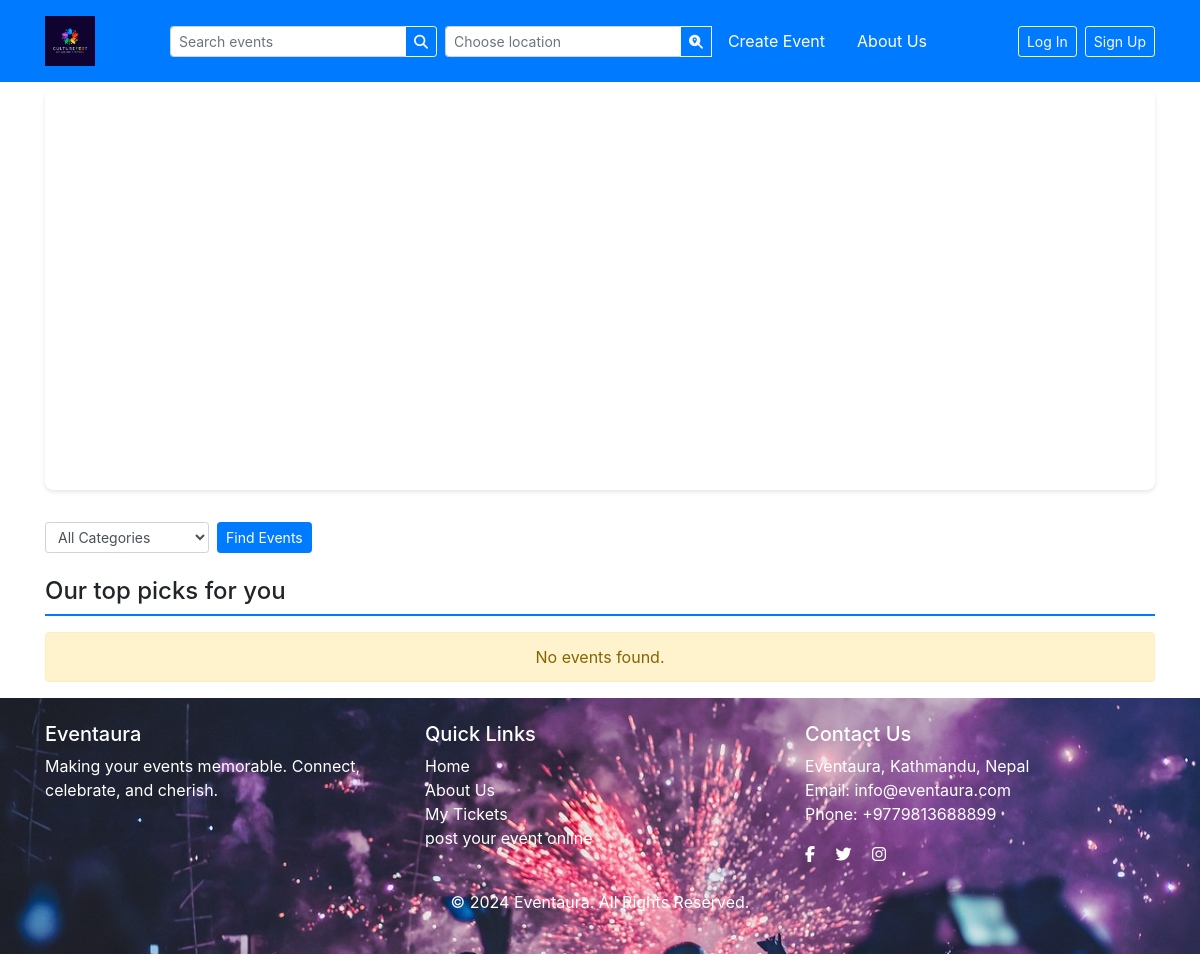
Before: / with the older database file.
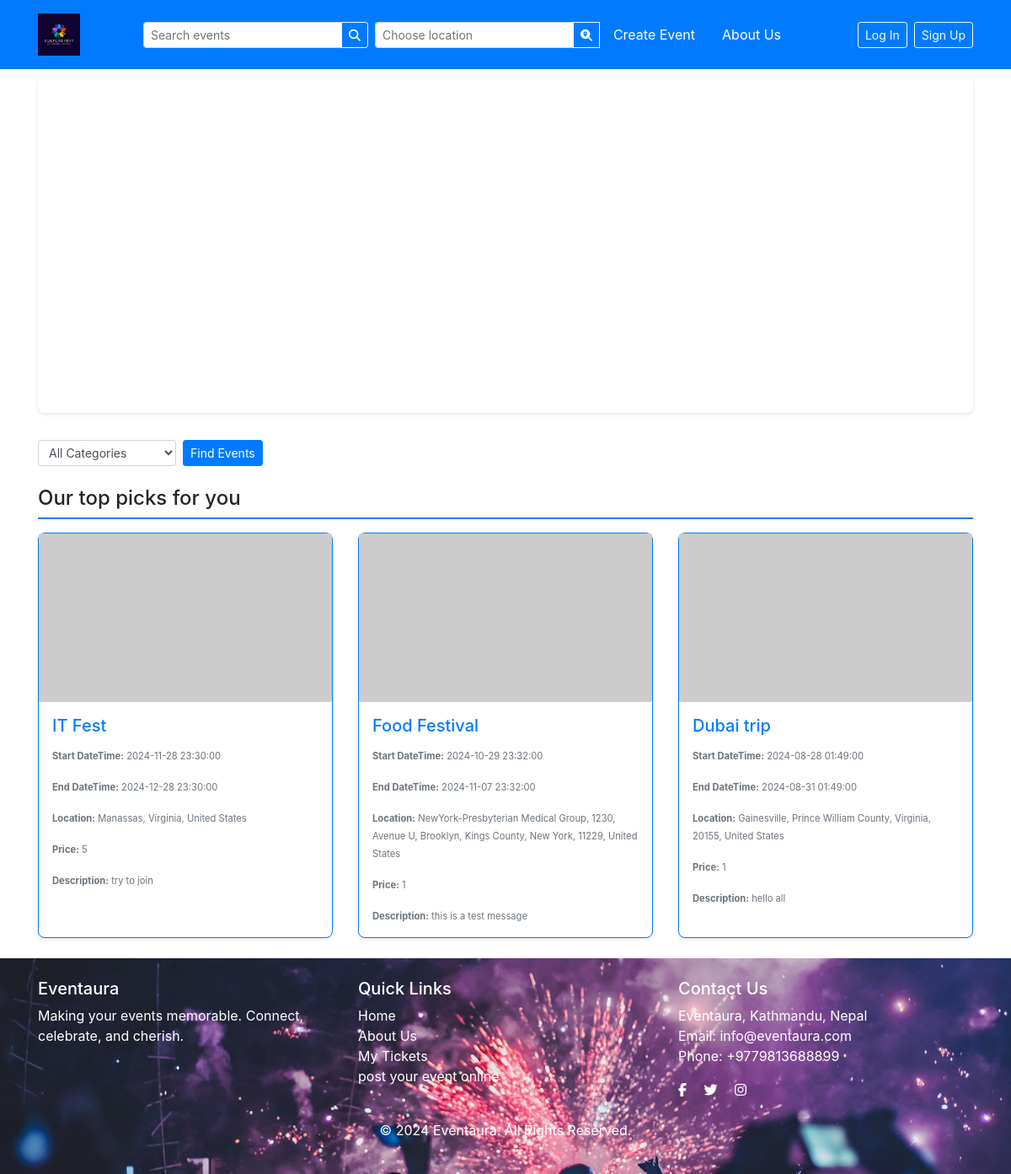
After: the same page with the newer database file.
### tables this page shows
CREATE TABLE `event` (
  `id` int(11) NOT NULL,
  `name` varchar(100) NOT NULL,
  `participant_count` int(11) NOT NULL,
  `description` varchar(500) NOT NULL,
  `venue` varchar(250) NOT NULL,
  `latitude` double NOT NULL,
  `longitude` double NOT NULL,
  `start_datetime` datetime NOT NULL,
  `end_datetime` datetime NOT NULL,
  `IsActive` tinyint(1) NOT NULL DEFAULT 1,
  `created_datetime` datetime NOT NULL,
  `created_by` int(11) NOT NULL,
  `price` double NOT NULL,
  `category_id` int(11) NOT NULL,
  `image_large` varchar(255) DEFAULT NULL,
  `image_small` varchar(255) DEFAULT NULL
);

### index.php (the view, shortened to what this page needs)
<?php
require 'header.php';
$conn = getDB();
try {
    $query = "SELECT * FROM event WHERE start_datetime >= NOW() AND IsActive = 1";
    $query .= " ORDER BY created_datetime DESC";
    $result = $conn->query($query);
    $events = $result->fetch_all(MYSQLI_ASSOC);
} catch (Exception $e) {
    die($e->getMessage());
}
?>
<!DOCTYPE html>
<html lang="en">
<head>
    <link href="https://stackpath.bootstrapcdn.com/bootstrap/4.5.2/css/bootstrap.min.css" rel="stylesheet">
</head>
<body>
<div class="container mt-2">
    <div class="video-wrapper">
        <video autoplay muted loop>
            <source src="img/175579-853849692_small.mp4" type="video/mp4">
        </video>
    </div>
    <div class="row mb-4">
        <div class="col-md-4 align-items-center justify-content-end">
            <form action="index.php" method="POST" class="d-flex">
                <div class="form-group mb-0 mr-2">
                    <select id="event_type" name="event_type" class="form-control form-control-sm">
                        <option value="">All Categories</option>
                    </select>
                </div>
                <button type="submit" class="btn btn-primary btn-sm">Find Events</button>
            </form>
        </div>
        <div class="col-md-8">
        </div>
    </div>
    <h4 class="section-title">Our top picks for you</h4>
    <?php if (empty($events)): ?>
        <div class="alert alert-warning text-center">No events found.</div>
    <?php else: ?>
        <div class="row">
            <?php foreach ($events as $event): ?>
                <div class="col-md-4 mb-4">
                    <div class="card border-primary">
                        <a href="event_detail.php?event_id=<?php echo htmlspecialchars($event['id']); ?>" class="text-decoration-none">
                            <div class="card-img-wrapper">
                                <?php if (!empty($event['image_small'])): ?>
                                    <img src="<?php echo htmlspecialchars($event['image_small']); ?>" class="card-img" alt="Event Image">
                                <?php else: ?>
                                    <img src="https://via.placeholder.com/350x200?text=Event+Image" class="card-img" alt="Placeholder Image">
                                <?php endif; ?>
                            </div>
                            <div class="card-body event-details">
                                <h5 class="card-title" title="<?php echo htmlspecialchars($event['name']); ?>"><?php echo htmlspecialchars($event['name']); ?></h5>
                                <p class="card-text"><small class="text-muted"><strong>Start DateTime:</strong> <?php echo htmlspecialchars($event['start_datetime']); ?></small></p>
                                <p class="card-text"><small class="text-muted"><strong>End DateTime:</strong> <?php echo htmlspecialchars($event['end_datetime']); ?></small></p>
                                <p class="card-text"><small class="text-muted"><strong>Location:</strong> <?php echo htmlspecialchars($event['venue']); ?></small></p>
                                <p class="card-text"><small class="text-muted"><strong>Price:</strong> <?php echo htmlspecialchars($event['price']); ?></small></p>
                                <p class="card-text"><small class="text-muted"><strong>Description:</strong> <?php echo htmlspecialchars($event['description']); ?></small></p>
                            </div>
                        </a>
                    </div>
                </div>
            <?php endforeach; ?>
        </div>
    <?php endif; ?>
</div>
<?php include 'footer.php'; ?>
</body>
</html>

Changed rows visible on the page:
added event: name "IT Fest", start_datetime "2024-11-28 23:30:00", end_datetime "2024-12-28 23:30:00", venue "Manassas, Virginia, United States", price "5", description "try to join"
added event: name "Food Festival", start_datetime "2024-10-29 23:32:00", end_datetime "2024-11-07 23:32:00", venue "NewYork-Presbyterian Medical Group, 1230, Avenue U, Brooklyn, Kings County, New York, 11229, United States", price "1", description "this is a test message"
added event: name "Dubai trip", start_datetime "2024-08-28 01:49:00", end_datetime "2024-08-31 01:49:00", venue "Gainesville, Prince William County, Virginia, 20155, United States", price "1", description "hello all"
Other visible differences:
text no longer shown: "No events found."
